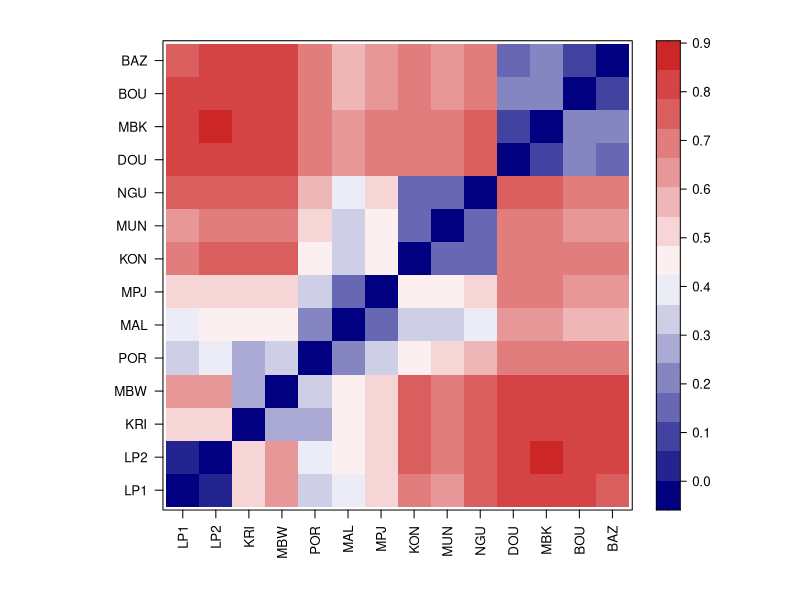
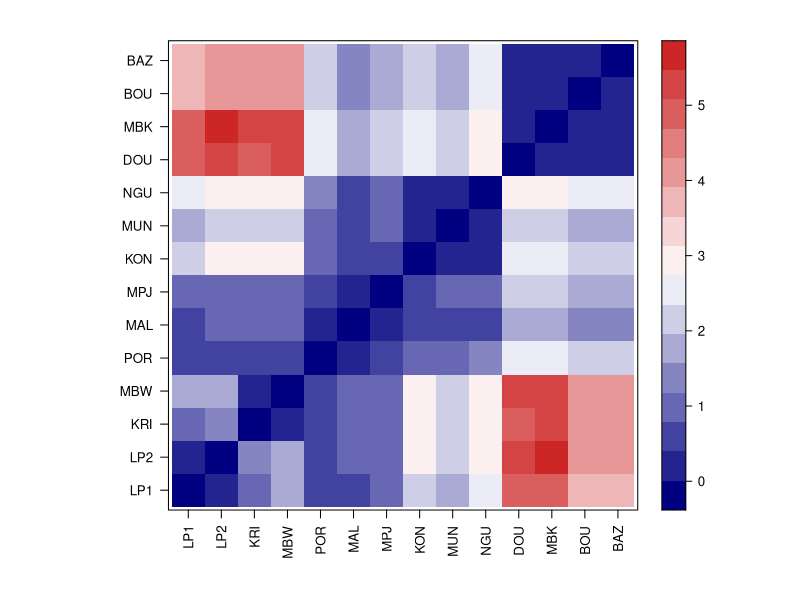

Write the R code that produced these figures, in order.
library(lattice)
fst<-read.csv("taffinis_pairwiseFstdata_filtered_withdiagonal.csv",header=TRUE)
an <- with(fst, sort(unique(c(as.character(pop1),as.character(pop2)))))
M <- array(0, c(length(an), length(an)), list(an, an))
i <- match(fst$pop1, an)
j <- match(fst$pop2, an)
M[cbind(i,j)] <- M[cbind(j,i)] <- fst$fst
slatkinM<-M/(1-M) 
col.order <- c("lopegallery","lopeforest","kribi","mbongwana","palmdor","malimba","mapenja","konye","mundemba","nguti","doume","mbakaou","bounou","bazzama")
sort1<-M[,col.order]
sort2<-sort1[col.order,]
new.palette=colorRampPalette(c("navy", "white", "firebrick3"))(100)
new.labels<-c("LP1","LP2","KRI","MBW","POR","MAL","MPJ","KON","MUN","NGU","DOU","MBK","BOU","BAZ")

# Weir and Cockerham Fst matrix plot #
pdf(file="taffinis_Fst_maf05.pdf",width=4.5,height=4.5)
levelplot(sort2,col.regions=new.palette,xlab="",ylab="",scales = list(labels=new.labels,x=list(rot=90),tck = c(1,0)))
dev.off()

# Slatkin's Linearlized Fst matrix plot #
sort3<-slatkinM[,col.order]
sort4<-sort3[col.order,]
pdf(file="taffinis_slatkinFst_maf05.pdf",width=4.5,height=4.5)
levelplot(sort4,col.regions=new.palette,xlab="",ylab="",scales = list(labels=new.labels,x=list(rot=90),tck = c(1,0)))
dev.off()